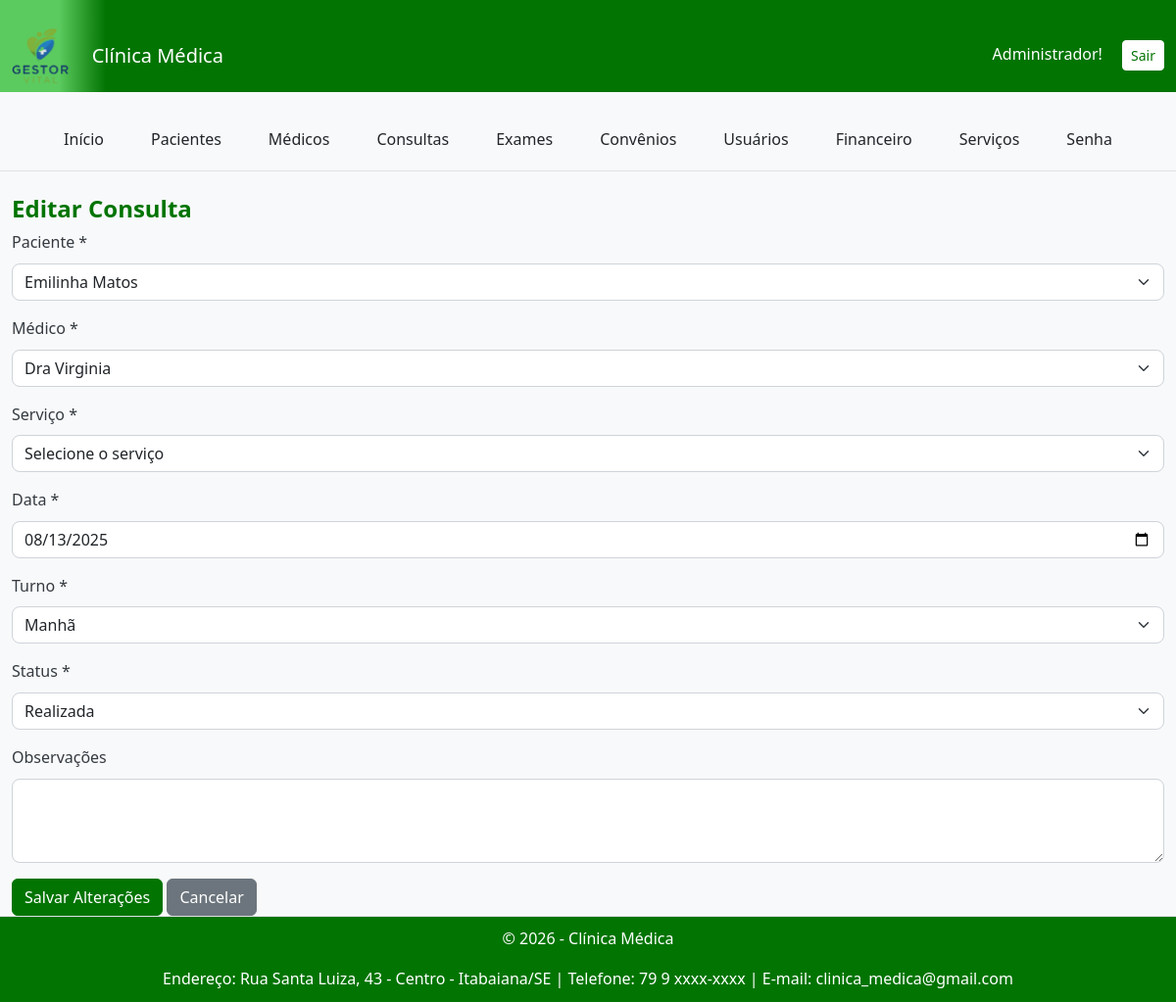
Page /clinica_medica/private/consultas/editar.php?id=2 (signed in) on the committed database.
### tables this page shows
CREATE TABLE `identidade_clinica` (
  `id` int(11) NOT NULL,
  `nome_clinica` varchar(255) NOT NULL,
  `url_logo` varchar(255) DEFAULT NULL,
  `endereco` varchar(255) DEFAULT NULL,
  `telefone` varchar(20) DEFAULT NULL,
  `email` varchar(100) DEFAULT NULL,
  `ultimo_update` timestamp NOT NULL DEFAULT CURRENT_TIMESTAMP ON UPDATE CURRENT_TIMESTAMP,
  `cor_primaria` varchar(7) DEFAULT '#007bff'
);

CREATE TABLE `consultas` (
  `id` int(11) NOT NULL,
  `paciente_id` int(11) NOT NULL,
  `medico_id` int(11) NOT NULL,
  `data_consulta` date NOT NULL,
  `turno` enum('manha','tarde','encaixe') NOT NULL,
  `status` enum('agendada','realizada','cancelada') DEFAULT 'agendada',
  `status_pagamento` varchar(50) DEFAULT 'pendente',
  `observacoes` text,
  `criado_em` timestamp NOT NULL DEFAULT CURRENT_TIMESTAMP,
  `hora_consulta` time DEFAULT NULL,
  `servico_id` int(11) DEFAULT NULL
);

CREATE TABLE `pacientes` (
  `id` int(11) NOT NULL,
  `nome` varchar(100) NOT NULL,
  `cpf` varchar(14) NOT NULL,
  `data_nascimento` date DEFAULT NULL,
  `telefone` varchar(20) DEFAULT NULL,
  `email` varchar(100) DEFAULT NULL,
  `endereco` text,
  `convenio_id` int(11) DEFAULT NULL,
  `observacoes` text,
  `criado_em` timestamp NOT NULL DEFAULT CURRENT_TIMESTAMP
);

CREATE TABLE `medicos` (
  `id` int(11) NOT NULL,
  `nome` varchar(100) NOT NULL,
  `crm` varchar(20) NOT NULL,
  `especialidade` varchar(100) NOT NULL,
  `telefone` varchar(20) DEFAULT NULL,
  `email` varchar(100) DEFAULT NULL,
  `horario_atendimento` text,
  `criado_em` timestamp NOT NULL DEFAULT CURRENT_TIMESTAMP,
  `usuario_id` int(11) DEFAULT NULL
);

### config/helpers.php (called while the page is built, shortened)
<?php
function get_contrast_color($hexcolor) {
    $hexcolor = ltrim($hexcolor, '#');
    $r = hexdec(substr($hexcolor, 0, 2));
    $g = hexdec(substr($hexcolor, 2, 2));
    $b = hexdec(substr($hexcolor, 4, 2));
    $luminance = (0.299 * $r + 0.587 * $g + 0.114 * $b) / 255;
    return $luminance > 0.5 ? '#000000' : '#FFFFFF';
}
?>

### clinica_medica/private/consultas/editar.php (the view, shortened to what this page needs)
<?php
require_once __DIR__ . '/../../config/config.php';
require_once __DIR__ . '/../includes/cabecalho.php';
require_once __DIR__ . '/../includes/menu.php';
$id = (int) $_GET['id'];
$stmt = $conn->prepare("SELECT paciente_id, medico_id, servico_id, data_consulta, turno, status, observacoes FROM consultas WHERE id = ?");
$stmt->bind_param('i', $id);
$stmt->execute();
$result = $stmt->get_result();
$consulta = $result->fetch_assoc();
$pacientes = $conn->query("SELECT id, nome FROM pacientes ORDER BY nome ASC");
$medicos = $conn->query("SELECT id, nome FROM medicos ORDER BY nome ASC");
?>
<div class="container mt-4">
    <h4>Editar Consulta</h4>
    <form method="POST" action="">
        <div class="mb-3">
            <label for="paciente_id" class="form-label">Paciente *</label>
            <select name="paciente_id" id="paciente_id" class="form-select" required>
                <?php while ($paciente = $pacientes->fetch_assoc()): ?>
                    <option value="<?= $paciente['id'] ?>" <?= (($consulta['paciente_id'] ?? '') == $paciente['id']) ? 'selected' : '' ?>>
                        <?= htmlspecialchars($paciente['nome']) ?>
                    </option>
                <?php endwhile; ?>
            </select>
        </div>
        <div class="mb-3">
            <label for="medico_id" class="form-label">Médico *</label>
            <select name="medico_id" id="medico_id" class="form-select" required>
                <?php while ($medico = $medicos->fetch_assoc()): ?>
                    <option value="<?= $medico['id'] ?>" <?= (($consulta['medico_id'] ?? '') == $medico['id']) ? 'selected' : '' ?>>
                        <?= htmlspecialchars($medico['nome']) ?>
                    </option>
                <?php endwhile; ?>
            </select>
        </div>
        <div class="mb-3">
            <label for="servico_id" class="form-label">Serviço *</label>
            <select name="servico_id" id="servico_id" class="form-select" required>
                <option value="">Selecione o serviço</option>
            </select>
        </div>
        <div class="mb-3">
            <label for="data_consulta" class="form-label">Data *</label>
            <input type="date" name="data_consulta" id="data_consulta" class="form-control" required
                value="<?= isset($consulta['data_consulta']) ? htmlspecialchars($consulta['data_consulta']) : '' ?>">
        </div>
        <div class="mb-3">
            <label for="turno" class="form-label">Turno *</label>
            <select name="turno" id="turno" class="form-select" required>
                <option value="manha" <?= (($consulta['turno'] ?? '') === 'manha') ? 'selected' : '' ?>>Manhã</option>
            </select>
        </div>
        <div class="mb-3">
            <label for="status" class="form-label">Status *</label>
            <select name="status" id="status" class="form-select" required>
                <option value="realizada" <?= (($consulta['status'] ?? '') === 'realizada') ? 'selected' : '' ?>>Realizada</option>
            </select>
        </div>
        <div class="mb-3">
            <label for="observacoes" class="form-label">Observações</label>
            <textarea name="observacoes" id="observacoes" rows="3" class="form-control"><?= htmlspecialchars($consulta['observacoes'] ?? '') ?></textarea>
        </div>
        <button type="submit" class="btn btn-primary">Salvar Alterações</button>
        <a href="listar.php" class="btn btn-secondary">Cancelar</a>
    </form>
</div>
<?php require_once __DIR__ . '/../includes/rodape.php'; ?>

### clinica_medica/private/includes/cabecalho.php (shortened to what this page needs)
<?php
require_once __DIR__ . '/../../config/config.php';
require_once __DIR__ . '/../../../config/helpers.php';
$caminho_base_do_projeto = '/';
$nome_clinica = "Clínica Médica";
$url_logo = "logo_padrao.png";
$cor_primaria = "#007bff";
try {
    $sql = "SELECT nome_clinica, url_logo, cor_primaria FROM identidade_clinica ORDER BY id DESC LIMIT 1";
    $result = $conn->query($sql);
    if ($result && $result->num_rows > 0) {
        $identidade = $result->fetch_assoc();
        $nome_clinica = htmlspecialchars($identidade['nome_clinica']);
        if (!empty($identidade['url_logo'])) {
            $url_logo = htmlspecialchars($identidade['url_logo']);
        }
        if (!empty($identidade['cor_primaria'])) {
            $cor_primaria = htmlspecialchars($identidade['cor_primaria']);
        }
    }
} catch (Exception $e) {
    error_log("Erro ao buscar identidade da clínica: " . $e->getMessage());
}
$nome_pasta_clinica = 'clinica_medica';
$caminho_base_clinica_publica = $caminho_base_do_projeto . $nome_pasta_clinica . '/public/';
$caminho_base_clinica_uploads = $caminho_base_do_projeto . $nome_pasta_clinica . '/';
$cor_contraste = get_contrast_color($cor_primaria);
?>
<!DOCTYPE html>
<html lang="pt-br">
<head>
    <link href="https://cdn.jsdelivr.net/npm/bootstrap@5.3.2/dist/css/bootstrap.min.css" rel="stylesheet">
    <link rel="stylesheet" href="https://cdnjs.cloudflare.com/ajax/libs/font-awesome/6.5.2/css/all.min.css">
    <link rel="stylesheet" href="<?= $caminho_base_clinica_publica . 'assets/css/style.css' ?>">
</head>
<body>
<nav class="navbar navbar-expand-lg navbar-dark navbar-custom">
    <div class="container-fluid">
        <a class="navbar-brand" href="../dashboard.php">
            <img src="<?= $caminho_base_clinica_uploads . $url_logo ?>" alt="Logo da <?= $nome_clinica ?>" class="logo-img">
            <span class="ms-2"><?= $nome_clinica ?></span>
        </a>
        <div>
            <span class="me-3" style="color: <?= $cor_contraste ?>;"><?= htmlspecialchars($_SESSION['usuario_nome']); ?>!</span>
            <a href="<?= $caminho_base_do_projeto ?>logout.php" class="btn btn-sm btn-custom-logout">Sair</a>
        </div>
    </div>
</nav>
<div class="container-fluid">
    <div class="row">

### clinica_medica/private/includes/rodape.php (shortened to what this page needs)
<?php
$dados_rodape = [
    'nome_clinica' => 'Clínica Médica',
    'endereco' => '',
    'telefone' => '',
    'email' => '',
    'cor_primaria' => '#f8f9fa'
];
try {
    if (isset($conn) && $conn->ping()) {
        $sql = "SELECT nome_clinica, endereco, telefone, email, cor_primaria FROM identidade_clinica ORDER BY id DESC LIMIT 1";
        $result = $conn->query($sql);
        if ($result && $result->num_rows > 0) {
            $dados_rodape = $result->fetch_assoc();
        }
    }
} catch (Exception $e) {
    error_log("Erro ao buscar dados do rodapé: " . $e->getMessage());
}
?>
    <footer style="text-align: center; padding: 10px; background-color: <?= htmlspecialchars($dados_rodape['cor_primaria']) ?>; color: white; border-top: 1px solid #dee2e6;">
        <p>&copy; <?= date('Y') ?> - <?= htmlspecialchars($dados_rodape['nome_clinica']) ?></p>
        <p style="margin-bottom: 0;">
            Endereço: <?= htmlspecialchars($dados_rodape['endereco']) ?> |
            Telefone: <?= htmlspecialchars($dados_rodape['telefone']) ?> |
            E-mail: <?= htmlspecialchars($dados_rodape['email']) ?>
        </p>
    </footer>
</body>
</html>

### clinica_medica/public/assets/css/style.css (style rules this page uses)
:root { --primary-color: #007bff; --secondary-color: #6c757d; --background-color: #f8f9fa; --text-color: #343a40; --shadow-light: 0 4px 6px rgba(0, 0, 0, 0.1); --border-radius: 8px; }
body { overflow-y: scroll; background-color: var(--background-color); color: var(--text-color); font-family: 'Segoe UI', 'Roboto', 'Helvetica Neue', Arial, sans-serif; line-height: 1.6; }
h1, h2, h3, h4, h5, h6 { color: var(--primary-color); font-weight: 600; }
.container-fluid { padding-top: 20px; }
.btn-primary { background-color: var(--primary-color); border-color: var(--primary-color); transition: background-color 0.3s ease; }
.form-control, .form-select { border-radius: var(--border-radius); border-color: #ced4da; box-shadow: none; transition: border-color 0.2s ease, box-shadow 0.2s ease; }
.navbar-custom { min-height: 60px; }
.navbar-brand { height: 100%; padding-top: 0; padding-bottom: 0; display: flex; align-items: center; }
.logo-img { height: 98%; max-height: 50px; width: auto; object-fit: contain; }

### rows in the picture
identidade_clinica: url_logo (picture), nome_clinica "Clínica Médica", endereco "Rua Santa Luiza, 43 - Centro - Itabaiana/SE", telefone "79 9 xxxx-xxxx", email "clinica_medica@gmail.com"
consultas: paciente_id "Emilinha Matos", medico_id "Dra Virginia", data_consulta "08/13/2025", turno "Manhã", status "Realizada"

### other values in the picture
$_SESSION['usuario_nome'] "Administrador"
$nome "Início"
$nome "Pacientes"
$nome "Médicos"
$nome "Consultas"
$nome "Exames"
$nome "Convênios"
$nome "Usuários"
$nome "Financeiro"
$nome "Serviços"
$nome "Senha"
